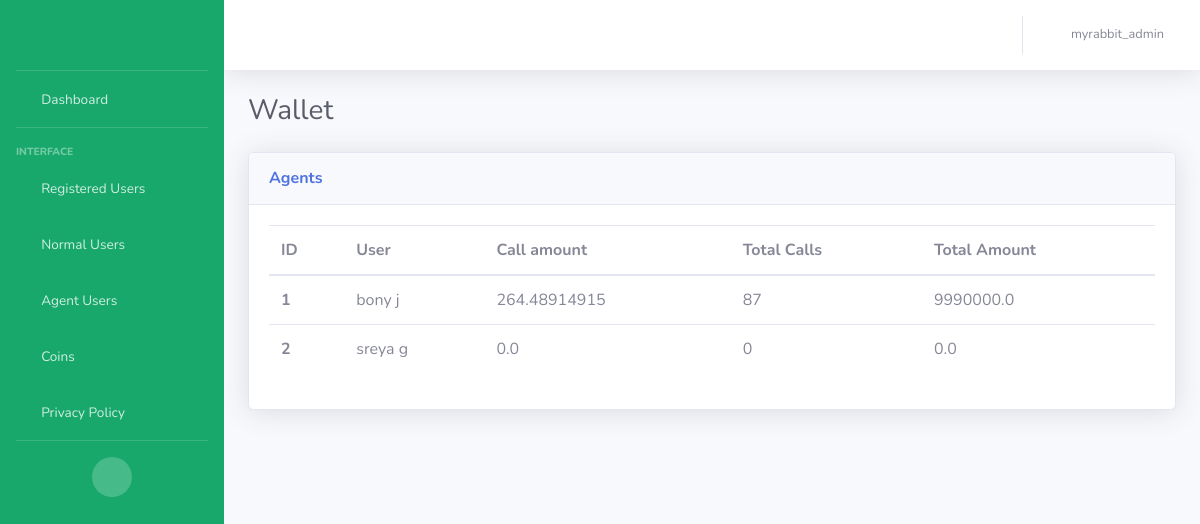
Screenshot of /wallet_agent_user (signed in) with the database file from the repository.
### my_rabit_app/models.py (models this page shows, shortened)
class WalletModel(models.Model):
    wallet_id = models.AutoField(primary_key=True)
    user = models.ForeignKey(CustomerModel, on_delete=models.CASCADE)
    wallet_coins = models.IntegerField(default=300, null=True)
    call_amount = models.FloatField(default=0.0)
    total_minutes = models.IntegerField(default=0)
    total_amount = models.FloatField(default=0.0)

class CustomerModel(models.Model):
    NORMAL_USER = 'Normal User'
    AGENT_USER = 'Agent User'
    USER_STATUS_CHOICES = [
        (NORMAL_USER, 'Normal User'),
        (AGENT_USER, 'Agent User'),
    ]
    MALE = 'Male'
    FEMALE = 'Female'
    GENDER_CHOICES = [
        (MALE, 'Male'),
        (FEMALE, 'Female')
    ]
    customer_id = models.AutoField(primary_key=True)
    customer_first_name = models.CharField(max_length=100, blank=False)
    customer_last_name = models.CharField(max_length=100, default="unknown")
    customer_email = models.EmailField(default="unknown")
    customer_phone_number = models.CharField(max_length=50)
    customer_password = models.CharField(max_length=100, default='unknown')
    rating = models.IntegerField(default=0)
    terms_conditions = models.BooleanField(default=False)
    is_online = models.BooleanField(default=False)
    is_engaged = models.BooleanField(default=False)
    is_existing = models.BooleanField(default=False)
    adhaar_no = models.CharField(max_length=50, default="unknown")
    terms_conditions = models.BooleanField(default=False)
    gender = models.CharField(
        max_length=20,
        choices=GENDER_CHOICES,
        null=True
    )
    status = models.CharField(
        max_length=20,
        choices=USER_STATUS_CHOICES,
        default=NORMAL_USER,
    )
    @property
    def rating(self):
        from .models import RatingModel
        rating = RatingModel.objects.filter(agent=self).aggregate(Avg('ratings')).get('ratings__avg')
        return rating if rating is not None else 0

### my_rabit_app/views.py (the view)
# urls.py: path('wallet_agent_user', views.wallet_agentuser, name='wallet_agent_users'),  # wallet page for agent user
def wallet_agentuser(request):
    username = request.session.get('user', None)
    if username is None:
        return redirect('/login')
    wallets = WalletModel.objects.filter(user__status='Agent User')
    return render(request, 'agentuser_wallet.html', {'wallets': wallets, 'username': username})

### templates/agentuser_wallet.html (shortened to what this page needs)
{% extends 'base.html' %}
{% block content %}
    <div class="container-fluid">
        <div class="d-sm-flex align-items-center justify-content-between mb-4">
            <h1 class="h3 mb-0 text-gray-800">Wallet</h1>
        </div>
        <div class="row">
            <div class="col">
                <div class="card shadow mb-4">
                    <div
                        class="card-header py-3 d-flex flex-row align-items-center justify-content-between">
                        <h6 class="m-0 font-weight-bold text-primary">Agents</h6>
                        <div class="dropdown no-arrow">
                            <a class="dropdown-toggle" href="#" role="button" id="dropdownMenuLink"
                                data-toggle="dropdown" aria-haspopup="true" aria-expanded="false">
                                <i class="fas fa-ellipsis-v fa-sm fa-fw text-gray-400"></i>
                            </a>
                        </div>
                    </div>
                    <div class="card-body">
                        <div class="table-responsive">
                            <table class="table table-hover all-users">
                              <thead>
                                <tr>
                                  <th scope="col">ID</th>
                                  <th scope="col">User</th>
                                  <th scope="col">Call amount</th>
                                  <th scope="col">Total Calls</th>
                                  <th scope="col">Total Amount</th>
                                </tr>
                              </thead>
                              <tbody>
                              {% for wallet in wallets %}
                                <tr>
                                    <th scope="row">{{ forloop.counter }}</th>
                                    <td>{{wallet.user.customer_first_name}} {{wallet.user.customer_last_name}}</td>
                                    <td>{{wallet.call_amount}}</td>
                                    <td>{{wallet.total_minutes}}</td>
                                    <td>{{wallet.total_amount}}</td>
                                </tr>
                              {% endfor %}
                              </tbody>
                            </table>
                        </div>
                    </div>
                </div>
            </div>
        </div>
    </div>
{% endblock %}

### rows the page displays
WalletModel: user.customer_first_name "bony", user.customer_last_name "j", call_amount "264.48914915", total_minutes "87", total_amount "9990000.0"
WalletModel: user.customer_first_name "sreya", user.customer_last_name "g", call_amount "0.0", total_minutes "0", total_amount "0.0"

### other values shown
{{ username }} "myrabbit_admin"
